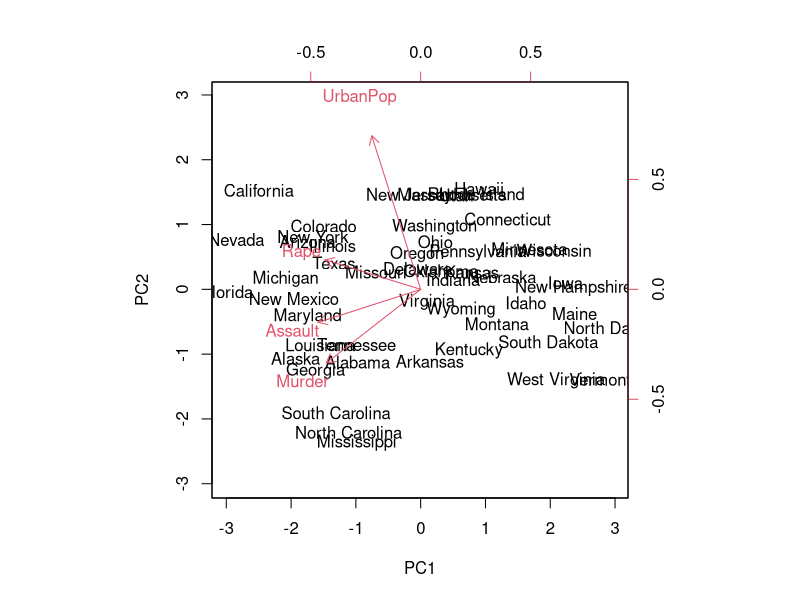
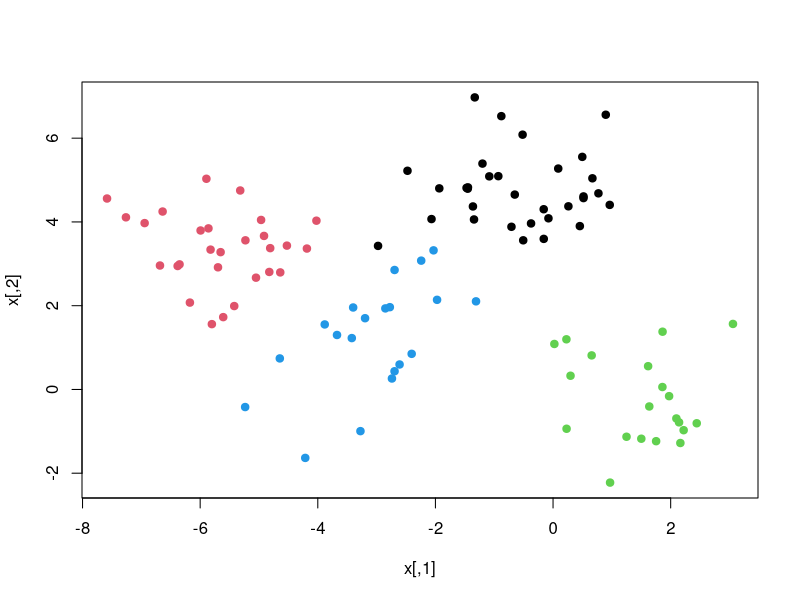

Write the R code that produced these figures, in order. (Note: this script raises an error after producing the figures.)
## ---- chunk 1
dimnames(USArrests)
apply(USArrests,2,mean)
apply(USArrests,2, var)
## ---- chunk 2
pca.out=prcomp(USArrests, scale=TRUE)
pca.out
names(pca.out)
biplot(pca.out, scale=0)
## ---- chunk 3
set.seed(101)
x=matrix(rnorm(100*2),100,2)
xmean=matrix(rnorm(8,sd=4),4,2)
which=sample(1:4,100,replace=TRUE)
x=x+xmean[which,]
plot(x,col=which,pch=19)

# ggplot alternative:
df <- data.frame(x, which)
names(df)
df %>% ggplot(aes(x=X1, y=X2, colour = as.factor(which))) + geom_point()
## ---- chunk 4
km.out=kmeans(x,4,nstart=15)
km.out
plot(x,col=km.out$cluster,cex=2,pch=1,lwd=2)
points(x,col=which,pch=19)
points(x,col=c(4,3,2,1)[which],pch=19)

# ggplot alternative:
km.out$cluster
df <- data.frame(x, km.out$cluster)
names(df)
df %>% ggplot(aes(x=X1, y=X2, colour = as.factor(km.out.cluster))) + geom_point()

df1 <- data.frame(km.out$centers, km.out$size)
names(df1)
df %>% ggplot() + geom_point(mapping = aes(x=X1, y=X2, colour = as.factor(km.out.cluster))) + geom_point(data=df1, mapping=aes(X1, X2, size=km.out.size))
## ---- chunk 5
hc.complete=hclust(dist(x),method="complete")
plot(hc.complete)
hc.single=hclust(dist(x),method="single")
plot(hc.single)
hc.average=hclust(dist(x),method="average")
plot(hc.average)

## ---- chunk 6
hc.cut=cutree(hc.complete,4)
table(hc.cut,which)
hc.cut
which
table(hc.cut,km.out$cluster)
## ---- chunk 7
plot(hc.complete,labels=which)
